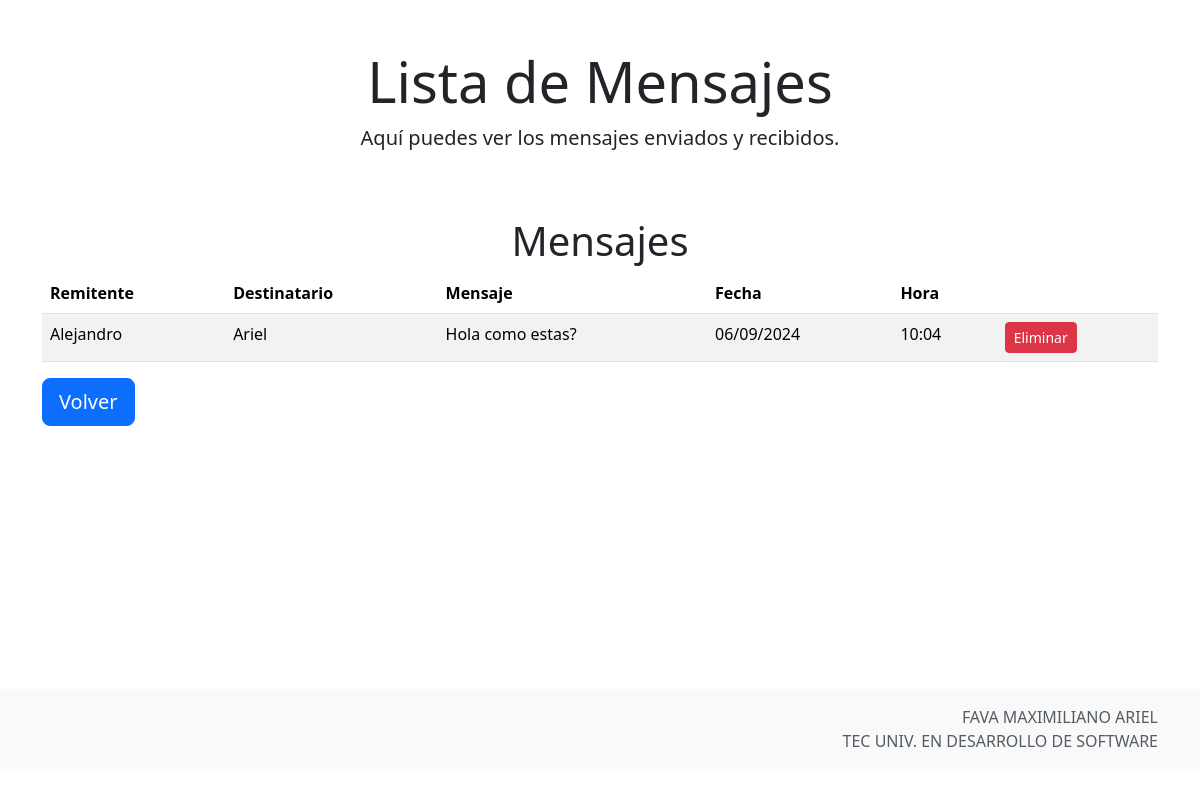
Before: /mensajes/ with the older database file.
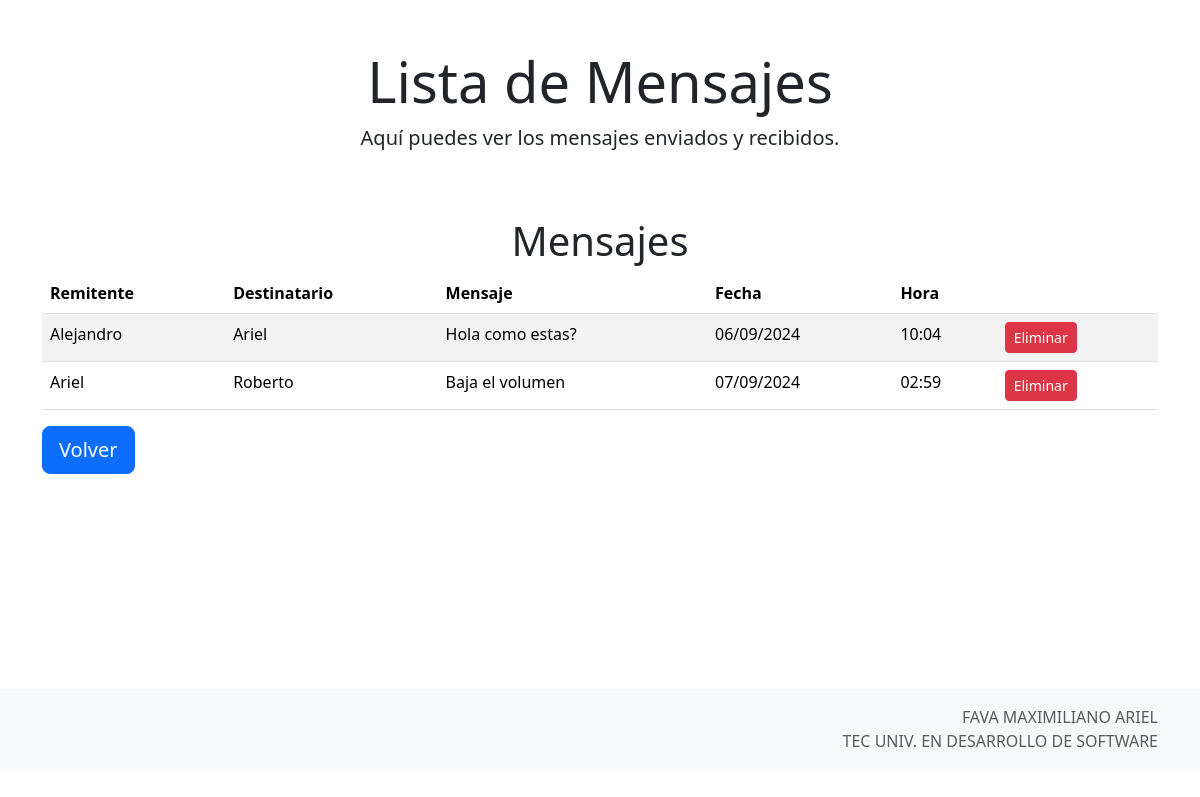
After: the same page with the newer database file.
### mensajes/models.py (models this page shows, shortened)
class Mensaje(models.Model):
    remitente = models.CharField(max_length=255)
    destinatario = models.CharField(max_length=255)
    texto = models.TextField()
    fecha_hora = models.DateTimeField(auto_now=True)

### mensajes/views.py (the view)
# urls.py: path('mensajes/', MensajeListView.as_view(), name='mensaje_list'),
class MensajeListView(View):
    def get(self, request):
        mensajes = Mensaje.objects.all()
        return render(request, 'mensajes/mensaje_list.html', {'mensajes': mensajes})

### mensajes/templates/mensajes/mensaje_list.html (shortened to what this page needs)
{% extends 'mensajes/base.html' %}
{% block header_title %}Lista de Mensajes{% endblock %}
{% block header_description %}Aquí puedes ver los mensajes enviados y recibidos.{% endblock %}
{% block content %}
<div class="container mt-5">
    <h1 class="text-center">Mensajes</h1>
    <table class="table table-striped">
        <thead>
            <tr>
                <th>Remitente</th>
                <th>Destinatario</th>
                <th>Mensaje</th>
                <th>Fecha</th>
                <th>Hora</th>
                <th></th>
            </tr>
        </thead>
        <tbody>
            {% for mensaje in mensajes %}
            <tr>
                <td>{{ mensaje.remitente }}</td>
                <td>{{ mensaje.destinatario}}</td>
                <td>{{ mensaje.texto }}</td>
                <td>{{ mensaje.fecha_hora|date:"d/m/Y" }}</td>
                <td>{{ mensaje.fecha_hora|date:"H:i"}}</td>
                <td>
                    <form method="POST" action="{% url 'mensajes:mensaje_delete' mensaje.id %}" style="display:inline;">
                        <button type="submit" class="btn btn-danger btn-sm">Eliminar</button>
                    </form>
                </td>
            </tr>
            {% empty %}
            <tr>
                <td colspan="4" class="text-center">No hay mensajes disponibles.</td>
            </tr>
            {% endfor %}
        </tbody>
    </table>
    <a href="{% url 'mensajes:index' %}" class="btn btn-primary btn-lg">Volver</a>
</div>
{% endblock %}

### mensajes/templates/mensajes/base.html (shortened to what this page needs)
<!DOCTYPE html>
<html lang="es">
<head>
    <link href="https://cdn.jsdelivr.net/npm/bootstrap@5.3.3/dist/css/bootstrap.min.css" rel="stylesheet"
>
</head>
<body>
    <div class="container text-center mt-5">
        <h1 class="display-4">{% block header_title %}Bienvenido a Tablero de Mensajes{% endblock %}</h1>
        <p class="lead">{% block header_description %}{% endblock %}</p>
    </div>
    <div class="wrapper">
        <div class="content">
            {% block content %}{% endblock %}
        </div>
        <footer class="footer mt-auto py-3 bg-light">
            <div class="container" style="text-align: right; display: flex; flex-direction: column;">
                <span class="text-muted">FAVA MAXIMILIANO ARIEL</span>
                <span class="text-muted">TEC UNIV. EN DESARROLLO DE SOFTWARE</span>
            </div>
        </footer>
    </div>
</body>
</html>

### mensajes/templates/mensajes/base.html (style rules this page uses)
html, body { height: 100%; }
.wrapper { min-height: 75%; display: flex; flex-direction: column; }
.content { flex: 1; }

Changed rows visible on the page:
added Mensaje: remitente "Ariel", destinatario "Roberto", texto "Baja el volumen", fecha_hora "07/09/2024", fecha_hora "02:59"
